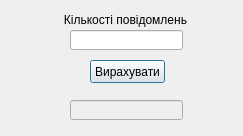
<?xml version="1.0" encoding="UTF-8"?>
<ui version="4.0">
 <class>Dialog</class>
 <widget class="QDialog" name="Dialog">
  <property name="geometry">
   <rect>
    <x>0</x>
    <y>0</y>
    <width>243</width>
    <height>136</height>
   </rect>
  </property>
  <property name="sizePolicy">
   <sizepolicy hsizetype="Fixed" vsizetype="Fixed">
    <horstretch>0</horstretch>
    <verstretch>0</verstretch>
   </sizepolicy>
  </property>
  <property name="font">
   <font>
    <weight>50</weight>
    <bold>false</bold>
   </font>
  </property>
  <property name="windowTitle">
   <string>Підраховувач ентропії</string>
  </property>
  <widget class="QLineEdit" name="lineEdit_insert_A">
   <property name="enabled">
    <bool>true</bool>
   </property>
   <property name="geometry">
    <rect>
     <x>70</x>
     <y>30</y>
     <width>113</width>
     <height>20</height>
    </rect>
   </property>
  </widget>
  <widget class="QLabel" name="label_insert_A">
   <property name="geometry">
    <rect>
     <x>40</x>
     <y>10</y>
     <width>171</width>
     <height>20</height>
    </rect>
   </property>
   <property name="text">
    <string>Кількості повідомлень</string>
   </property>
   <property name="alignment">
    <set>Qt::AlignCenter</set>
   </property>
  </widget>
  <widget class="QPushButton" name="pushButton_Judge">
   <property name="geometry">
    <rect>
     <x>90</x>
     <y>60</y>
     <width>75</width>
     <height>23</height>
    </rect>
   </property>
   <property name="text">
    <string>Вирахувати</string>
   </property>
  </widget>
  <widget class="QLineEdit" name="lineEdit_result">
   <property name="enabled">
    <bool>false</bool>
   </property>
   <property name="geometry">
    <rect>
     <x>70</x>
     <y>100</y>
     <width>113</width>
     <height>20</height>
    </rect>
   </property>
  </widget>
 </widget>
 <resources/>
 <connections/>
</ui>
